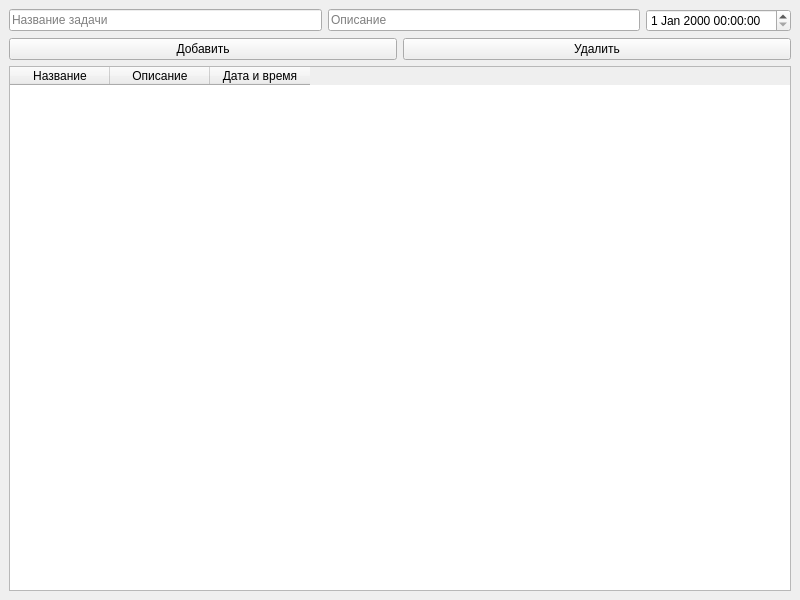
<?xml version="1.0" encoding="UTF-8"?>
<ui version="4.0">
  <class>MainWindow</class>
  <widget class="QMainWindow" name="MainWindow">
    <property name="geometry">
      <rect>
        <x>0</x>
        <y>0</y>
        <width>800</width>
        <height>600</height>
      </rect>
    </property>
    <widget class="QWidget" name="centralwidget">
      <layout class="QVBoxLayout">
        <item>
          <layout class="QHBoxLayout">
            <item>
              <widget class="QLineEdit" name="nameEdit">
                <property name="placeholderText">
                  <string>Название задачи</string>
                </property>
              </widget>
            </item>
            <item>
              <widget class="QLineEdit" name="descEdit">
                <property name="placeholderText">
                  <string>Описание</string>
                </property>
              </widget>
            </item>
            <item>
              <widget class="QDateTimeEdit" name="dateTimeEdit"/>
            </item>
          </layout>
        </item>
        <item>
          <layout class="QHBoxLayout">
            <item>
              <widget class="QPushButton" name="addButton">
                <property name="text">
                  <string>Добавить</string>
                </property>
              </widget>
            </item>
            <item>
              <widget class="QPushButton" name="deleteButton">
                <property name="text">
                  <string>Удалить</string>
                </property>
              </widget>
            </item>
          </layout>
        </item>
        <item>
          <widget class="QTableWidget" name="taskTable">
            <column>
              <property name="text">
                <string>Название</string>
              </property>
            </column>
            <column>
              <property name="text">
                <string>Описание</string>
              </property>
            </column>
            <column>
              <property name="text">
                <string>Дата и время</string>
              </property>
            </column>
          </widget>
        </item>
      </layout>
    </widget>
  </widget>
</ui>
